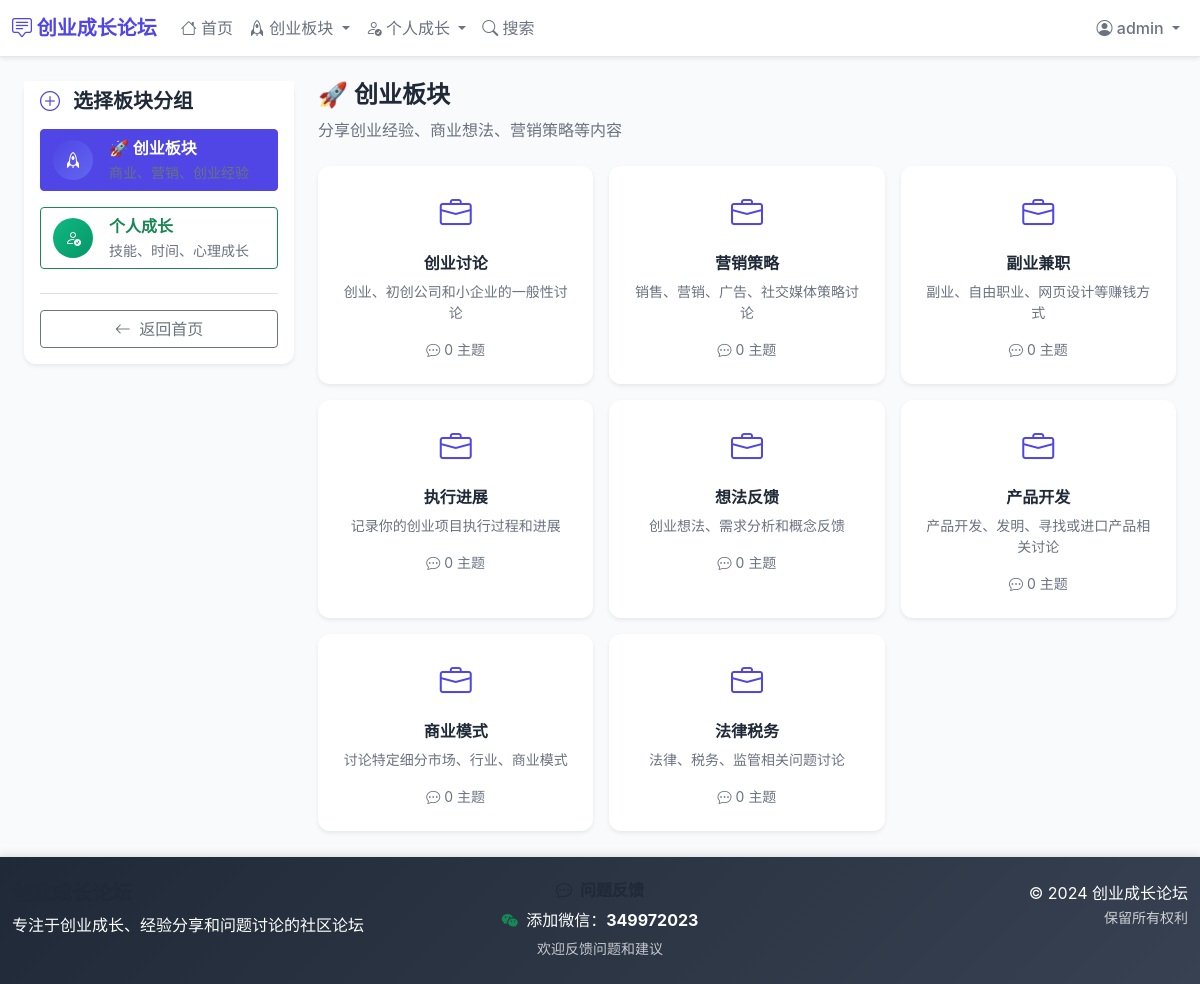
The app's page /select-category/ (signed in) with its own data.
### forum/models.py (models this page shows, shortened)
class Category(MPTTModel):
    name = models.CharField('分类名称', max_length=100)
    slug = models.SlugField('URL标识', unique=True)
    description = models.TextField('描述', blank=True)
    parent = TreeForeignKey('self', on_delete=models.CASCADE, null=True, blank=True, related_name='children', verbose_name='父分类')
    order = models.PositiveIntegerField('排序', default=0)
    is_active = models.BooleanField('是否启用', default=True)
    created_at = models.DateTimeField('创建时间', auto_now_add=True)
    class MPTTMeta:
        order_insertion_by = ['order', 'name']
    class Meta:
        verbose_name = '分类'
        verbose_name_plural = '分类'
        ordering = ['order', 'name']
    @property
    def topic_count(self):
        return self.topics.filter(is_active=True).count()

### forum/views.py (the view)
# urls.py: path('select-category/', views.select_category, name='select_category'),
@login_required
def select_category(request):
    categories = Category.objects.filter(is_active=True, parent=None).order_by('order')
    startup_categories = categories.filter(order__lte=8)
    growth_categories = categories.filter(order__gt=8)
    context = {
        'startup_categories': startup_categories,
        'growth_categories': growth_categories,
    }
    return render(request, 'forum/select_category.html', context)

### templates/forum/select_category.html (shortened to what this page needs)
{% extends 'base.html' %}
{% block content %}
<div class="container-fluid">
    <div class="row">
        <div class="col-md-4 col-lg-3">
            <div class="card border-0 shadow-sm sticky-top" style="top: 20px;">
                <div class="card-header bg-white border-0 pb-0">
                    <h5 class="mb-0">
                        <i class="bi bi-plus-circle me-2" style="color: var(--primary-color);"></i>
                        选择板块分组
                    </h5>
                </div>
                <div class="card-body pt-3">
                    <button class="btn btn-outline-primary w-100 mb-3 category-group-btn active"
                            data-target="startup" id="startup-btn">
                        <div class="d-flex align-items-center">
                            <div class="me-3">
                                <div class="rounded-circle d-flex align-items-center justify-content-center"
                                     style="width: 40px; height: 40px; background: linear-gradient(135deg, var(--primary-color), #6366f1);">
                                    <i class="bi bi-rocket text-white"></i>
                                </div>
                            </div>
                            <div class="text-start">
                                <div class="fw-bold">🚀 创业板块</div>
                                <small class="text-muted">商业、营销、创业经验</small>
                            </div>
                        </div>
                    </button>
                    <button class="btn btn-outline-success w-100 category-group-btn"
                            data-target="growth" id="growth-btn">
                        <div class="d-flex align-items-center">
                            <div class="me-3">
                                <div class="rounded-circle d-flex align-items-center justify-content-center"
                                     style="width: 40px; height: 40px; background: linear-gradient(135deg, var(--secondary-color), #059669);">
                                    <i class="bi bi-person-check text-white"></i>
                                </div>
                            </div>
                            <div class="text-start">
                                <div class="fw-bold">个人成长</div>
                                <small class="text-muted">技能、时间、心理成长</small>
                            </div>
                        </div>
                    </button>
                    <div class="mt-4 pt-3 border-top">
                        <a href="{% url 'forum:index' %}" class="btn btn-outline-secondary w-100">
                            <i class="bi bi-arrow-left me-1"></i>
                            返回首页
                        </a>
                    </div>
                </div>
            </div>
        </div>
        <div class="col-md-8 col-lg-9">
            <div id="startup-content" class="category-content">
                <div class="mb-4">
                    <h4 class="mb-2">🚀 创业板块</h4>
                    <p class="text-muted">分享创业经验、商业想法、营销策略等内容</p>
                </div>
                <div class="row g-3">
                    {% for category in startup_categories %}
                        <div class="col-md-6 col-xl-4">
                            <a href="{% url 'forum:create_topic' category.slug %}" class="text-decoration-none">
                                <div class="card h-100 border-0 shadow-sm category-card">
                                    <div class="card-body p-4 text-center">
                                        <div class="mb-3">
                                            <i class="bi bi-briefcase" style="font-size: 2rem; color: var(--primary-color);"></i>
                                        </div>
                                        <h6 class="card-title mb-2">{{ category.name }}</h6>
                                        <p class="card-text text-muted small">{{ category.description|truncatewords:10 }}</p>
                                        <div class="small text-muted">
                                            <i class="bi bi-chat-dots me-1"></i>{{ category.topic_count }} 主题
                                        </div>
                                    </div>
                                </div>
                            </a>
                        </div>
                    {% endfor %}
                </div>
            </div>
        </div>
    </div>
</div>
{% endblock %}

### templates/base.html (shortened to what this page needs)
<!DOCTYPE html>
<html lang="zh-CN">
<head>
    <link href="https://cdn.jsdelivr.net/npm/bootstrap@5.1.3/dist/css/bootstrap.min.css" rel="stylesheet">
    <link href="https://cdn.jsdelivr.net/npm/bootstrap-icons@1.7.2/font/bootstrap-icons.css" rel="stylesheet">
</head>
<body>
    <nav class="navbar navbar-expand-lg navbar-light bg-light shadow-sm">
        <div class="container">
            <a class="navbar-brand" href="{% url 'forum:index' %}">
                <i class="bi bi-chat-square-text"></i> 创业成长论坛
            </a>
            <div class="collapse navbar-collapse" id="navbarNav">
                <ul class="navbar-nav me-auto">
                    <li class="nav-item">
                        <a class="nav-link" href="{% url 'forum:index' %}">
                            <i class="bi bi-house"></i> 首页
                        </a>
                    </li>
                    <li class="nav-item dropdown">
                        <a class="nav-link dropdown-toggle" href="#" id="startupDropdown" role="button" data-bs-toggle="dropdown">
                            <i class="bi bi-rocket"></i> 创业板块
                        </a>
                    </li>
                    <li class="nav-item dropdown">
                        <a class="nav-link dropdown-toggle" href="#" id="growthDropdown" role="button" data-bs-toggle="dropdown">
                            <i class="bi bi-person-check"></i> 个人成长
                        </a>
                    </li>
                    <li class="nav-item">
                        <a class="nav-link" href="{% url 'forum:search' %}">
                            <i class="bi bi-search"></i> 搜索
                        </a>
                    </li>
                </ul>
                <ul class="navbar-nav">
                    {% if user.is_authenticated %}
                        <li class="nav-item dropdown">
                            <a class="nav-link dropdown-toggle" href="#" id="navbarDropdown" role="button" data-bs-toggle="dropdown">
                                <i class="bi bi-person-circle"></i> {{ user.username }}
                            </a>
                        </li>
                    {% endif %}
                </ul>
            </div>
        </div>
    </nav>
    <main class="container my-4" style="flex: 1;">
        {% block content %}
        {% endblock %}
    </main>
    <footer class="footer py-4">
        <div class="container">
            <div class="row">
                <div class="col-md-4">
                    <h5>创业成长论坛</h5>
                    <p class="mb-0">专注于创业成长、经验分享和问题讨论的社区论坛</p>
                </div>
                <div class="col-md-4 text-center">
                    <h6 class="mb-2">
                        <i class="bi bi-chat-dots me-1"></i>
                    </h6>
                    <p class="mb-1">
                        <i class="bi bi-wechat text-success me-1"></i>
                        添加微信：<strong>349972023</strong>
                    </p>
                    <small class="text-light opacity-75">欢迎反馈问题和建议</small>
                </div>
                <div class="col-md-4 text-md-end">
                    <p class="mb-0">© 2024 创业成长论坛</p>
                    <small class="opacity-75">保留所有权利</small>
                </div>
            </div>
        </div>
    </footer>
</body>
</html>

### templates/base.html (style rules this page uses)
:root { --primary-color: #4f46e5; --secondary-color: #10b981; --accent-color: #f59e0b; --text-primary: #1f2937; --text-secondary: #6b7280; --bg-light: #f9fafb; --border-light: #e5e7eb; --shadow-sm: 0 1px 2px 0 rgba(0, 0, 0, 0.05); --shadow-md: 0 4px 6px -1px rgba(0, 0, 0, 0.1); --shadow-lg: 0 10px 15px -3px rgba(0, 0, 0, 0.1); }
html, body { height: 100%; }
body { font-family: 'Inter', -apple-system, BlinkMacSystemFont, sans-serif; background-color: var(--bg-light); color: var(--text-primary); display: flex; flex-direction: column; }
.navbar { background: white !important; border-bottom: 1px solid var(--border-light); box-shadow: var(--shadow-sm); }
.navbar-brand { font-weight: 700; color: var(--primary-color) !important; font-size: 1.25rem; }
.nav-link { color: var(--text-secondary) !important; font-weight: 500; transition: color 0.2s ease; }
.card { border: none; box-shadow: var(--shadow-sm); border-radius: 12px; transition: all 0.2s ease; }
.category-card { background: white; border: 1px solid var(--border-light); }
.text-muted { color: var(--text-secondary) !important; }
.dropdown { position: relative; z-index: 1000; }
.footer { background: linear-gradient(135deg, var(--text-primary) 0%, #374151 100%); color: white; margin-top: auto; padding: 2rem 0; border-top: 1px solid var(--border-light); box-shadow: 0 -2px 8px rgba(0, 0, 0, 0.1); }
.container { max-width: 1200px; }
h1, h2, h3, h4, h5, h6 { color: var(--text-primary); font-weight: 600; }

### templates/forum/select_category.html (style rules this page uses)
.category-card { transition: all 0.3s ease; cursor: pointer; }
.category-group-btn { transition: all 0.3s ease; }
.category-group-btn.active { background-color: var(--primary-color); border-color: var(--primary-color); color: white; }
.category-content { transition: opacity 0.3s ease; }

### records on screen
Category: name "创业讨论", description "创业、初创公司和小企业的一般性讨论", topic_count "0"
Category: name "营销策略", description "销售、营销、广告、社交媒体策略讨论", topic_count "0"
Category: name "副业兼职", description "副业、自由职业、网页设计等赚钱方式", topic_count "0"
Category: name "执行进展", description "记录你的创业项目执行过程和进展", topic_count "0"
Category: name "想法反馈", description "创业想法、需求分析和概念反馈", topic_count "0"
Category: name "产品开发", description "产品开发、发明、寻找或进口产品相关讨论", topic_count "0"
Category: name "商业模式", description "讨论特定细分市场、行业、商业模式", topic_count "0"
Category: name "法律税务", description "法律、税务、监管相关问题讨论", topic_count "0"

### other values on screen
{{ user.username }} "admin"
